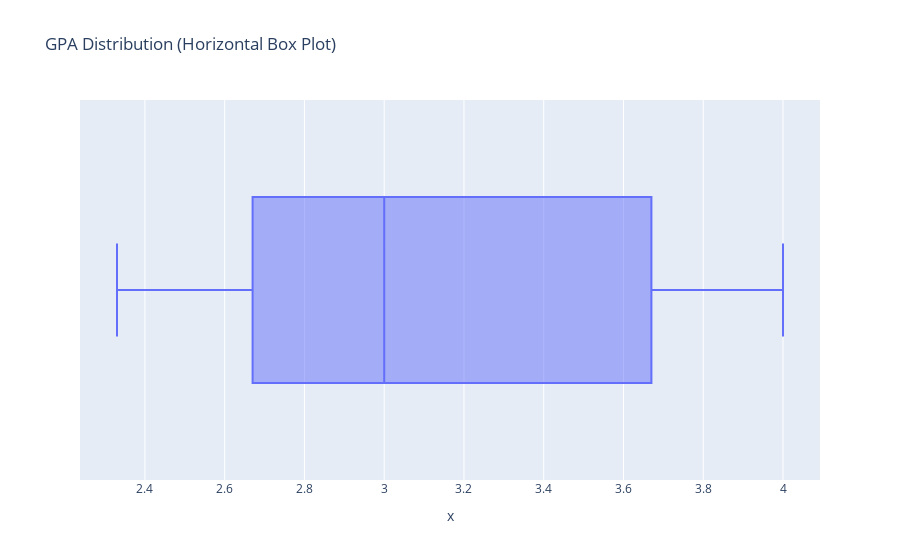

The notebook cell saved with this chart:
### Code cell
fig = px.box(x=gpa, title="GPA Distribution (Horizontal Box Plot)")
fig.show()

### Figure 1 — Plotly figure (JSON) as saved in the notebook; plotly's stock layout.template omitted (floating-point values rounded to 4 significant figures)
{"data": [{"alignmentgroup": "True", "hovertemplate": "x=%{x}<extra></extra>", "legendgroup": "", "marker": {"color": "#636efa"}, "name": "", "notched": false, "offsetgroup": "", "orientation": "h", "showlegend": false, "type": "box", "x": [3.33, 2.67, 3, 3.67, 3.67, 2.33, 3, 3, 2.67, 4, 3.33, 2.67, 4], "x0": " ", "xaxis": "x", "y0": " ", "yaxis": "y"}], "layout": {"boxmode": "group", "legend": {"tracegroupgap": 0}, "title": {"text": "GPA Distribution (Horizontal Box Plot)"}, "xaxis": {"anchor": "y", "domain": [0, 1], "title": {"text": "x"}}, "yaxis": {"anchor": "x", "domain": [0, 1]}}}
